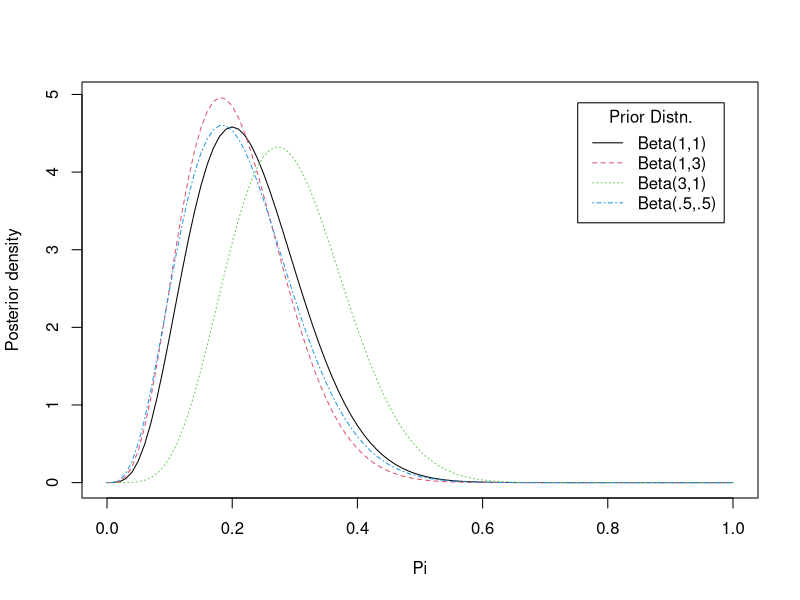

Recreate this plot in R.
## ---- chunk 1
knitr::opts_chunk$set(echo = TRUE)
## ---- chunk 2
# plot beta-binomial posterior for different prior settings
set.seed(998)
Y <- 4
n <- 20
grid   <- seq(0,1,.01)
a1 <- 1;  b1 <- 1;  post1 <- dbeta(grid,Y+a1,n-Y+b1)
a2 <- 1;  b2 <- 3;  post2 <- dbeta(grid,Y+a2,n-Y+b2)
a3 <- 3;  b3 <- 1;  post3 <- dbeta(grid,Y+a3,n-Y+b3)
a4 <- .5; b4 <- .5; post4 <- dbeta(grid,Y+a4,n-Y+b4)

plot(grid,post1,type="l",xlab="Pi",ylab="Posterior density",col=1,
     ylim=c(0, max(post1,post2,post3,post4)),cex=0.8)
lines(grid,post2,lty=2,col=2,cex=0.8)
lines(grid,post3,lty=3,col=3,cex=0.8)
lines(grid,post4,lty=4,col=4,cex=0.8)
legend("topright",c("Beta(1,1)","Beta(1,3)",
               "Beta(3,1)","Beta(.5,.5)"),
       col=1:4,lty=1:4,inset=0.05,
       title="Prior Distn.")
